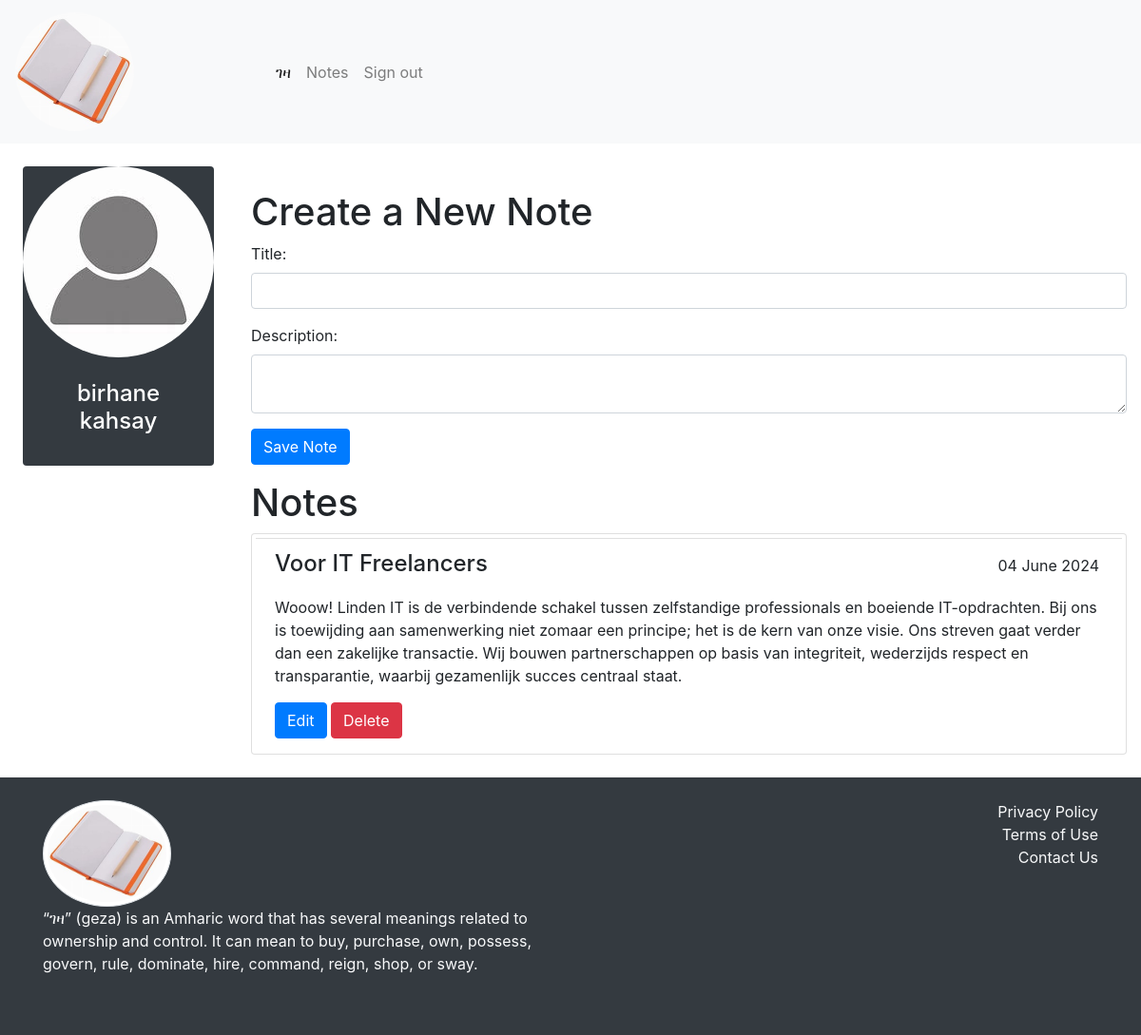
The app's page /notes (signed in) with its own data.
### note/models.py (models this page shows)
class User(note_db.Model, UserMixin):
    id = note_db.Column(note_db.Integer, primary_key = True)
    email = note_db.Column(note_db.String(150), unique = True)
    password = note_db.Column(note_db.String(200))
    first_name = note_db.Column(note_db.String(100))
    last_name = note_db.Column(note_db.String(100))
    is_admin = note_db.Column(note_db.Boolean, default = False)
    notes = note_db.relationship('Note')

class Note(note_db.Model):
    id = note_db.Column(note_db.Integer, primary_key = True)
    title = note_db.Column(note_db.String(300))
    description = note_db.Column(note_db.String(1000))
    date = note_db.Column(note_db.DateTime(timezone=True), default=func.now())
    user_id = note_db.Column(note_db.Integer, note_db.ForeignKey('user.id'))

### note/views.py (the view, shortened to what this page needs)
@views.route('/notes', methods =['POST', 'GET'])
@login_required
def notes():
    return render_template("notes.html", user= current_user, is_updating = update_controller)

### note/__init__.py (called while the page is built)
def create_app():
    app = Flask(__name__)
    app.config['SECRET_KEY'] = "HSGGDGjajajdkdgugd"
    app.config['SQLALCHEMY_DATABASE_URI'] = f'sqlite:///{DB_Name}'
    note_db.init_app(app)
    from .views import views
    from .auth import auth
    from .profile import profile
    app.register_blueprint(views,url_prefix = '/')
    app.register_blueprint(auth,url_prefix = '/auth/')
    app.register_blueprint(profile, url_prefix ='/profile/')
    from .models import User, Note
    create_database(app)
    login_manager = LoginManager()
    login_manager.init_app(app)
    login_manager.login_view = 'auth.login'
    @login_manager.user_loader
    def load_user(id):
        return User.query.get(int(id))
    return app

### note/templates/notes.html (shortened to what this page needs)
<!DOCTYPE html>
<html lang="en">
<head>
<link rel="stylesheet" href="https://stackpath.bootstrapcdn.com/bootstrap/4.3.1/css/bootstrap.min.css">
</head>
<body>
            {%  include "navbar.html" %}
            <div class="d-flex" id="wrapper">
                <div class="d-none d-xl-flex flex-column h-50 m-4 justify-content-start  align-center bg-dark rounded text-white">
                    <img class="rounded-circle h-20 w-20" src="{{url_for('static', filename='profile.jpeg')}}" alt=" profile">
                    <p class="text-center p-4 h4">{{ user.first_name + " " + user.last_name}}</p>
                </div>
                <div class="container mt-5">
                    {%  if is_updating %}
                        <h1>Updating Note </h1>
                        <form  method="POST" action="/note/update/{{noting.id}}/update">
                            <div class="form-group">
                                <label for="title">Title:</label>
                                <input type="text" class="form-control" id="title" name="title" value="{{noting.title}}" required>
                            </div>
                            <div class="form-group">
                                <label for="description">Description:</label>
                                <textarea type="text" class="form-control" id="description"   name="description" required>{{noting.description}}</textarea>
                            </div>
                            <button type="submit" class="btn btn-success">Update Note</button>
                        </form>
                    {% else %}
                        <h1>Create a New Note</h1>
                        <form  method="POST">
                            <div class="form-group">
                                <label for="title">Title:</label>
                                <input type="text" class="form-control" id="title" name="title" required>
                            </div>
                            <div class="form-group">
                                <label for="description">Description:</label>
                                <textarea type="text" class="form-control" id="description" name="description" required></textarea>
                            </div>
                            <button type="submit" class="btn btn-primary">Save Note</button>
                        </form>
                    {% endif %}
                    <ul class="list-group list-group-flush mt-3" id="Notes">
                        <h1 class="text-decoration-underline">Notes</h1>
                        {% for note in user.notes %}
                            <article class="card user-select-auto p-1">
                                <li class="list-group-item card-body">
                                    <div class="d-flex flex-row justify-content-between text-decoration-underline">
                                        <h4 class="card-title">{{note.title}}</h4>
                                        <p class="bg-default rounded text-grey p-1">{{ note.date.strftime('%d %B %Y') }}</p>
                                    </div>
                                    <p class="card-text">{{ note.description}}</p>
                                    <a href="/note/{{note.id}}/update" class="btn btn-primary">Edit</a>
                                    <a href="/note/{{note.id}}/delete" class="btn btn-danger">Delete</a>
                                </li>
                            </article>
                        {% endfor%}
                    </ul>
                </div>
            </div>
            {% include "footer.html" %}
</body>
</html>

### note/templates/navbar.html (shortened to what this page needs)
<nav class="navbar navbar-expand-lg navbar-light bg-light sticky-top">
    <a class="navbar-brand" href="/"><img class="rounded-circle h-50 w-50" src="{{ url_for('static', filename='notebook.jpeg') }}" alt="Note book"></a>
    <div class="collapse navbar-collapse" id="navbarNavAltMarkup">
      <div class="navbar-nav">
        {% if user.is_authenticated%}
            <a class="nav-item nav-link active" href="/">ገዛ  <span class="sr-only">(current)</span></a>
            {% if user.is_admin %}
            <a class="nav-item nav-link active" href="/profile/profile">Profile</a>
            {% else %}
            <a class="nav-item nav-link" href="/notes">Notes</a>
            {% endif %}
            <a class="nav-item nav-link" href="/auth/logout">Sign out</a>
        {% else %}
            <a class="nav-item nav-link active" href="/">ገዛ  <span class="sr-only">(current)</span></a>
            <a class="nav-item nav-link" href="/auth/login">Login</a>
            <a class="nav-item nav-link" href="/auth/signup">Signup</a>
        {% endif %}
      </div>
    </div>
  </nav>

### note/templates/footer.html
<footer class="bg-dark text-light py-4 h-20 mt-4">
    <div class="container">
        <div class="row">
            <div class="col-md-6">
                <img class="img-thumbnail w-25 h-50 rounded-circle" src="{{url_for('static', filename='notebook.jpeg')}}"/>
                <p> “ገዛ” (geza) is an Amharic word that has several meanings related to ownership and control.
                    It can mean to buy, purchase, own, possess, govern, rule, dominate, hire, command, reign, shop, or sway. </p>
            </div>
            <div class="col-md-6 text-md-right">
                <ul class="list-unstyled" type="circle">
                    <li><a href="#" class="text-light">Privacy Policy</a></li>
                    <li><a href="#" class="text-light">Terms of Use</a></li>
                    <li><a href="#" class="text-light">Contact Us</a></li>
                </ul>
            </div>
        </div>
    </div>
</footer>

### records on screen
User: first_name+last_name "birhane kahsay"
Note: title "Voor IT Freelancers", date "04 June 2024", description "Wooow! Linden IT is de verbindende schakel tussen zelfstandige professionals en boeiende IT-opdrachten. Bij ons is toewijding aan samenwerking niet zomaar een principe; het is de kern van onze visie. Ons streven gaat verder dan een zakelijke transactie. Wij bouwen partnerschappen op basis van integriteit, wederzijds respect en transparantie, waarbij gezamenlijk succes centraal staat."
